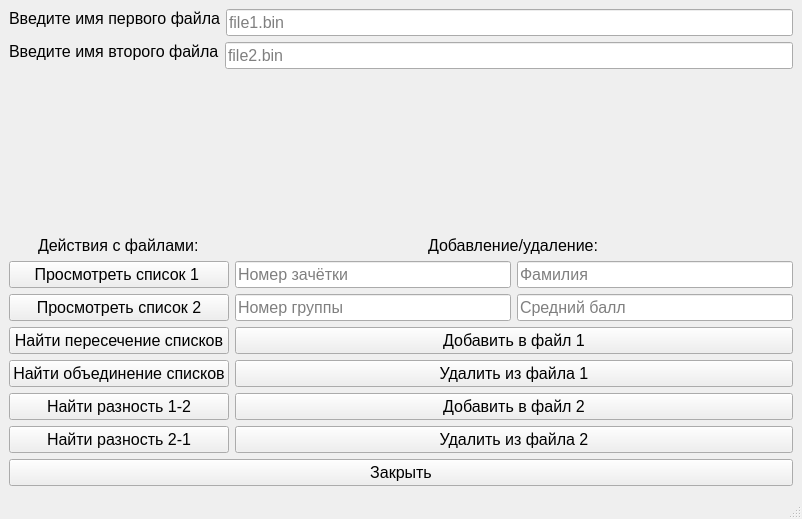
<?xml version="1.0" encoding="UTF-8"?>
<ui version="4.0">
 <class>MainWindow</class>
 <widget class="QMainWindow" name="MainWindow">
  <property name="geometry">
   <rect>
    <x>0</x>
    <y>0</y>
    <width>802</width>
    <height>519</height>
   </rect>
  </property>
  <property name="font">
   <font>
    <pointsize>12</pointsize>
   </font>
  </property>
  <property name="windowTitle">
   <string>Студенты</string>
  </property>
  <widget class="QWidget" name="centralwidget">
   <layout class="QVBoxLayout" name="verticalLayout_4">
    <item>
     <layout class="QVBoxLayout" name="verticalLayout_3">
      <item>
       <layout class="QHBoxLayout" name="horizontalLayout_2">
        <item alignment="Qt::AlignmentFlag::AlignTop">
         <widget class="QLabel" name="label_2">
          <property name="font">
           <font>
            <pointsize>12</pointsize>
           </font>
          </property>
          <property name="text">
           <string>Введите имя первого файла</string>
          </property>
         </widget>
        </item>
        <item alignment="Qt::AlignmentFlag::AlignTop">
         <widget class="QLineEdit" name="file1_line">
          <property name="font">
           <font>
            <pointsize>12</pointsize>
           </font>
          </property>
          <property name="placeholderText">
           <string>file1.bin</string>
          </property>
         </widget>
        </item>
       </layout>
      </item>
      <item>
       <layout class="QHBoxLayout" name="horizontalLayout">
        <item alignment="Qt::AlignmentFlag::AlignTop">
         <widget class="QLabel" name="label_3">
          <property name="font">
           <font>
            <pointsize>12</pointsize>
           </font>
          </property>
          <property name="text">
           <string>Введите имя второго файла</string>
          </property>
         </widget>
        </item>
        <item alignment="Qt::AlignmentFlag::AlignTop">
         <widget class="QLineEdit" name="file2_line">
          <property name="font">
           <font>
            <pointsize>12</pointsize>
           </font>
          </property>
          <property name="placeholderText">
           <string>file2.bin</string>
          </property>
         </widget>
        </item>
       </layout>
      </item>
     </layout>
    </item>
    <item>
     <spacer name="verticalSpacer">
      <property name="orientation">
       <enum>Qt::Orientation::Vertical</enum>
      </property>
      <property name="sizeHint" stdset="0">
       <size>
        <width>20</width>
        <height>40</height>
       </size>
      </property>
     </spacer>
    </item>
    <item>
     <layout class="QHBoxLayout" name="horizontalLayout_5">
      <item>
       <layout class="QVBoxLayout" name="verticalLayout">
        <item alignment="Qt::AlignmentFlag::AlignHCenter">
         <widget class="QLabel" name="label">
          <property name="maximumSize">
           <size>
            <width>275</width>
            <height>29</height>
           </size>
          </property>
          <property name="text">
           <string>Действия с файлами:</string>
          </property>
         </widget>
        </item>
        <item>
         <widget class="QPushButton" name="view_1">
          <property name="text">
           <string>Просмотреть список 1 </string>
          </property>
         </widget>
        </item>
        <item>
         <widget class="QPushButton" name="view_2">
          <property name="text">
           <string>Просмотреть список 2</string>
          </property>
         </widget>
        </item>
        <item>
         <widget class="QPushButton" name="intersection_but">
          <property name="text">
           <string>Найти пересечение списков</string>
          </property>
         </widget>
        </item>
        <item>
         <widget class="QPushButton" name="union_but">
          <property name="text">
           <string>Найти объединение списков</string>
          </property>
         </widget>
        </item>
        <item>
         <widget class="QPushButton" name="dif1_2">
          <property name="text">
           <string>Найти разность 1-2</string>
          </property>
         </widget>
        </item>
        <item>
         <widget class="QPushButton" name="dif2_1">
          <property name="text">
           <string>Найти разность 2-1</string>
          </property>
         </widget>
        </item>
       </layout>
      </item>
      <item>
       <layout class="QVBoxLayout" name="verticalLayout_2">
        <item alignment="Qt::AlignmentFlag::AlignHCenter">
         <widget class="QLabel" name="label_4">
          <property name="maximumSize">
           <size>
            <width>492</width>
            <height>27</height>
           </size>
          </property>
          <property name="font">
           <font>
            <pointsize>12</pointsize>
            <italic>false</italic>
            <bold>false</bold>
            <underline>false</underline>
            <strikeout>false</strikeout>
            <kerning>true</kerning>
           </font>
          </property>
          <property name="text">
           <string>Добавление/удаление:</string>
          </property>
         </widget>
        </item>
        <item>
         <layout class="QHBoxLayout" name="horizontalLayout_4">
          <item>
           <widget class="QLineEdit" name="number_line">
            <property name="placeholderText">
             <string>Номер зачётки</string>
            </property>
           </widget>
          </item>
          <item>
           <widget class="QLineEdit" name="name_line">
            <property name="placeholderText">
             <string>Фамилия</string>
            </property>
           </widget>
          </item>
         </layout>
        </item>
        <item>
         <layout class="QHBoxLayout" name="horizontalLayout_3">
          <item>
           <widget class="QLineEdit" name="group_line">
            <property name="placeholderText">
             <string>Номер группы</string>
            </property>
           </widget>
          </item>
          <item>
           <widget class="QLineEdit" name="average_line">
            <property name="placeholderText">
             <string>Средний балл</string>
            </property>
           </widget>
          </item>
         </layout>
        </item>
        <item>
         <widget class="QPushButton" name="add_1_button">
          <property name="text">
           <string>Добавить в файл 1</string>
          </property>
         </widget>
        </item>
        <item>
         <widget class="QPushButton" name="deletr_1_button">
          <property name="text">
           <string>Удалить из файла 1</string>
          </property>
         </widget>
        </item>
        <item>
         <widget class="QPushButton" name="add_2_button">
          <property name="text">
           <string>Добавить в файл 2</string>
          </property>
         </widget>
        </item>
        <item>
         <widget class="QPushButton" name="delete_1_button">
          <property name="text">
           <string>Удалить из файла 2</string>
          </property>
         </widget>
        </item>
       </layout>
      </item>
     </layout>
    </item>
    <item>
     <widget class="QPushButton" name="pushButton">
      <property name="text">
       <string>Закрыть</string>
      </property>
     </widget>
    </item>
   </layout>
  </widget>
  <widget class="QStatusBar" name="statusbar"/>
  <action name="action_2_1">
   <property name="text">
    <string>Разность 2-1</string>
   </property>
  </action>
 </widget>
 <resources/>
 <connections>
  <connection>
   <sender>pushButton</sender>
   <signal>clicked()</signal>
   <receiver>MainWindow</receiver>
   <slot>close()</slot>
   <hints>
    <hint type="sourcelabel">
     <x>391</x>
     <y>525</y>
    </hint>
    <hint type="destinationlabel">
     <x>407</x>
     <y>651</y>
    </hint>
   </hints>
  </connection>
 </connections>
</ui>
